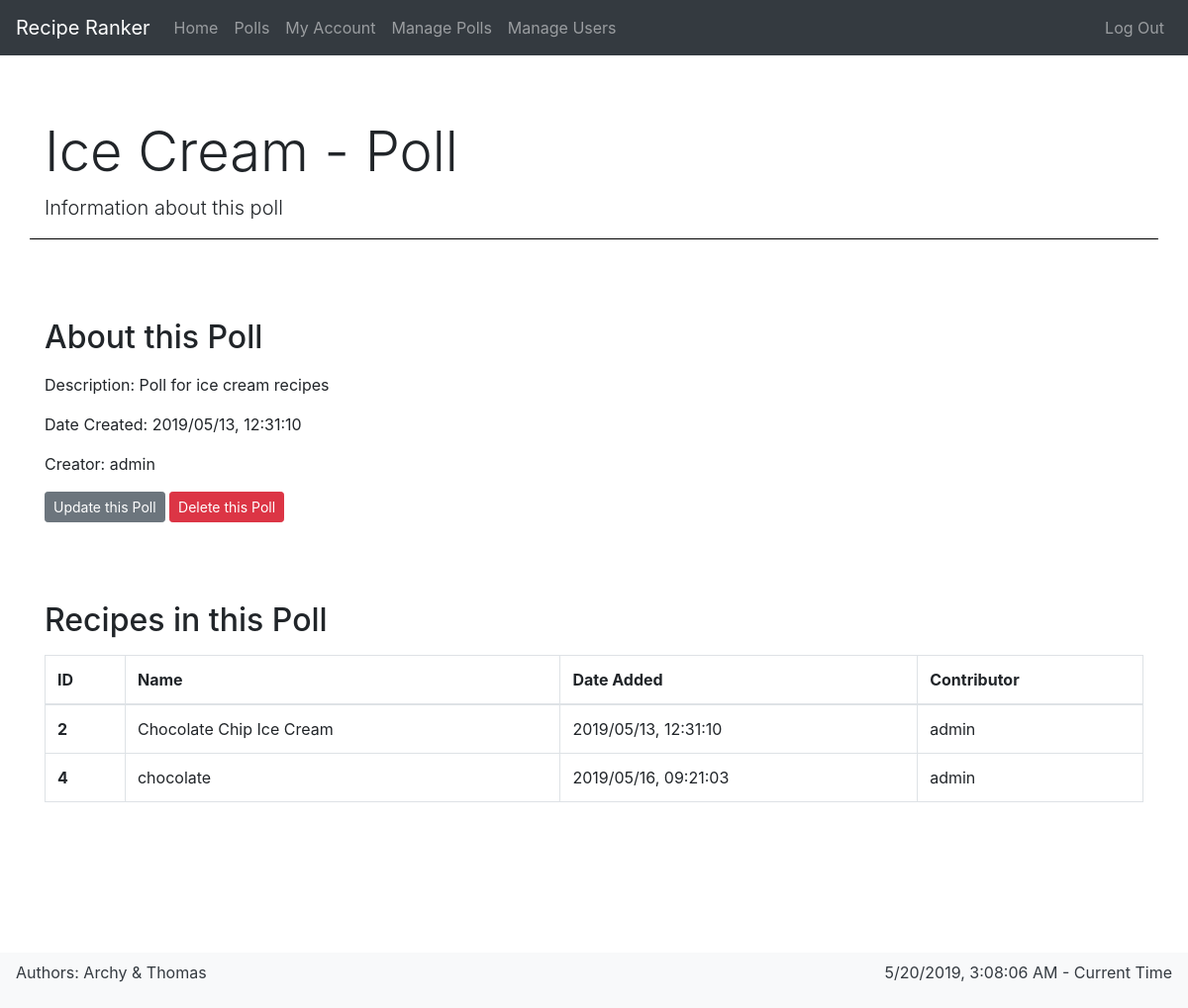
/poll/1 (signed in), run on the app's committed database.
### app/models.py (models this page shows, shortened)
class Poll(db.Model):
    id = db.Column(db.Integer, primary_key=True)
    name = db.Column(db.String(64), nullable=False, index=True)
    description = db.Column(db.String(256), nullable=True)
    date_created = db.Column(
        db.DateTime, nullable=False, index=True, default=datetime.utcnow)
    creator_id = db.Column(
        db.Integer, db.ForeignKey('user.id'), nullable=False)
    recipes = db.relationship("Recipe", backref='poll', lazy='dynamic')
    votes = db.relationship("Vote", backref='poll', lazy='dynamic')

class User(UserMixin, db.Model):
    id = db.Column(
        db.Integer, primary_key=True)  # not null and unique by default
    username = db.Column(
        db.String(64), nullable=False, unique=True, index=True)
    email = db.Column(db.String(128), nullable=False, unique=True, index=True)
    password_hash = db.Column(db.String(128), nullable=False)
    date_registered = db.Column(
        db.DateTime, nullable=False, index=True, default=datetime.utcnow)
    is_admin = db.Column(db.Boolean, nullable=False, default=False)
    polls = db.relationship(
        "Poll", backref='creator', lazy='dynamic')
    recipes = db.relationship("Recipe", backref='contributor', lazy='dynamic')
    votes = db.relationship("Vote", backref='user', lazy='dynamic')

class Recipe(db.Model):
    id = db.Column(db.Integer, primary_key=True)
    name = db.Column(db.String(64), nullable=False, index=True)
    description = db.Column(db.String(256), nullable=True)
    date_added = db.Column(
        db.DateTime, nullable=False, index=True, default=datetime.utcnow)
    contributor_id = db.Column(
        db.Integer, db.ForeignKey('user.id'), nullable=False)
    poll_id = db.Column(db.Integer, db.ForeignKey('poll.id'), nullable=False)
    votes = db.relationship("Vote", backref='recipe', lazy='dynamic')

### app/routes.py (the view)
@app.route('/poll/<int:poll_id>')
@login_required
def poll(poll_id):
    if current_user.is_admin:
        poll = Poll.query.get_or_404(poll_id)  # gives 404 if not found
        return render_template(
            'poll.html',
            title=poll.name + ' - Poll',
            description='Information about this poll',
            users=User,
            poll=poll)
    else:
        abort(403)

### app/models.py (called while the page is built)
@login_manager.user_loader
def load_user(id):
    return User.query.get(int(id))

### app/templates/poll.html (shortened to what this page needs)
{% extends "base.html" %}
{% block content %}
<div class="row">
    <section class="col">
        <header>
            <h2>About this Poll</h2>
        </header>
        <p>Description: {{ poll.description }}</p>
        <p>Date Created: {{ poll.date_created.strftime("%Y/%m/%d, %H:%M:%S") }}</p>
        <p>Creator: {{ users.query.filter_by(id=poll.creator_id).first().username }}</p>
        <a class="btn btn-secondary btn-sm" href="{{ url_for('update_poll', poll_id=poll.id) }}">Update this Poll</a>
        <button type="button" class="btn btn-danger btn-sm" data-toggle="modal" data-target="#deletePollModal">Delete
            this
            Poll</button>
    </section>
</div>
<div class="row">
    <section class="col">
        <header>
            <h2>Recipes in this Poll</h2>
        </header>
        <table class="table table-bordered table-hover table-responsive-sm">
            <thead>
                <tr>
                    <th scope="col">ID</th>
                    <th scope="col">Name</th>
                    <th scope="col">Date Added</th>
                    <th scope="col">Contributor</th>
                </tr>
            </thead>
            <tbody>
                {% for r in poll.recipes.all() %}
                <tr class='clickable-table-row' data-href="{{ url_for('recipe', recipe_id=r.id) }}">
                    <th scope="row">{{ r.id }}</th>
                    <td>{{ r.name }}</td>
                    <td>{{ r.date_added.strftime("%Y/%m/%d, %H:%M:%S") }}</td>
                    <td>{{ users.query.filter_by(id=r.contributor_id).first().username }}</td>
                </tr>
                {% endfor %}
            </tbody>
        </table>
    </section>
</div>
{% endblock %}

### app/static/css/style.css (style rules this page uses)
body { padding-bottom: 10rem; }
section > header { margin-top: 1rem; margin-bottom: 1rem; }
section { margin-top: 2rem; margin-bottom: 2rem; }
table tr[data-href] { cursor: pointer; }

### data on the page
Poll: description "Poll for ice cream recipes", date_created "2019/05/13, 12:31:10"
User: query.filter_by "admin"
Recipe: id "2", name "Chocolate Chip Ice Cream", date_added "2019/05/13, 12:31:10"
Recipe: id "4", name "chocolate", date_added "2019/05/16, 09:21:03"

### other printed values
{{ title }} "Ice Cream - Poll"
{{ description }} "Information about this poll"
